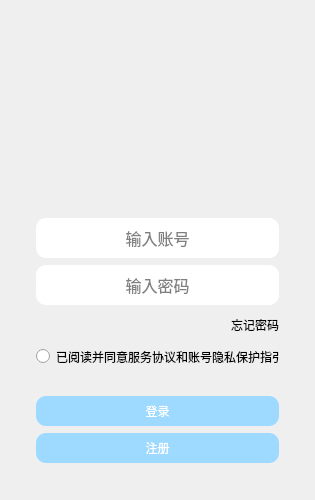
<?xml version="1.0" encoding="UTF-8"?>
<ui version="4.0">
 <class>Login</class>
 <widget class="QDialog" name="Login">
  <property name="geometry">
   <rect>
    <x>0</x>
    <y>0</y>
    <width>315</width>
    <height>500</height>
   </rect>
  </property>
  <property name="minimumSize">
   <size>
    <width>315</width>
    <height>500</height>
   </size>
  </property>
  <property name="maximumSize">
   <size>
    <width>315</width>
    <height>500</height>
   </size>
  </property>
  <property name="windowTitle">
   <string>Dialog</string>
  </property>
  <property name="windowIcon">
   <iconset resource="res/images.qrc">
    <normaloff>:/images/logo.ico</normaloff>:/images/logo.ico</iconset>
  </property>
  <property name="styleSheet">
   <string notr="true">

QLineEdit{
	border：none;
	border-radius:10px;
}

QPushButton{
	background-color: rgb(0, 0, 0, 0);
}

QPushButton#reg_btn,#login_btn{
	background-color: rgb(158, 218, 255);
	color: rgb(255, 255, 255);
	border：none;
	border-radius:10px;
}</string>
  </property>
  <layout class="QHBoxLayout" name="horizontalLayout">
   <item>
    <layout class="QVBoxLayout" name="verticalLayout">
     <property name="spacing">
      <number>7</number>
     </property>
     <property name="leftMargin">
      <number>25</number>
     </property>
     <property name="topMargin">
      <number>12</number>
     </property>
     <property name="rightMargin">
      <number>25</number>
     </property>
     <property name="bottomMargin">
      <number>5</number>
     </property>
     <item>
      <widget class="QWidget" name="widget" native="true">
       <layout class="QGridLayout" name="gridLayout">
        <item row="1" column="0">
         <spacer name="horizontalSpacer">
          <property name="orientation">
           <enum>Qt::Horizontal</enum>
          </property>
          <property name="sizeHint" stdset="0">
           <size>
            <width>40</width>
            <height>20</height>
           </size>
          </property>
         </spacer>
        </item>
        <item row="1" column="1">
         <widget class="QLabel" name="head_label">
          <property name="minimumSize">
           <size>
            <width>150</width>
            <height>150</height>
           </size>
          </property>
          <property name="maximumSize">
           <size>
            <width>145</width>
            <height>150</height>
           </size>
          </property>
          <property name="styleSheet">
           <string notr="true"/>
          </property>
          <property name="text">
           <string/>
          </property>
          <property name="scaledContents">
           <bool>true</bool>
          </property>
          <property name="alignment">
           <set>Qt::AlignCenter</set>
          </property>
          <property name="margin">
           <number>15</number>
          </property>
          <property name="indent">
           <number>-1</number>
          </property>
         </widget>
        </item>
        <item row="1" column="2">
         <spacer name="horizontalSpacer_6">
          <property name="orientation">
           <enum>Qt::Horizontal</enum>
          </property>
          <property name="sizeHint" stdset="0">
           <size>
            <width>40</width>
            <height>20</height>
           </size>
          </property>
         </spacer>
        </item>
        <item row="2" column="1">
         <widget class="QLabel" name="err_tip">
          <property name="text">
           <string/>
          </property>
          <property name="alignment">
           <set>Qt::AlignCenter</set>
          </property>
         </widget>
        </item>
       </layout>
      </widget>
     </item>
     <item>
      <layout class="QHBoxLayout" name="horizontalLayout_2">
       <item>
        <widget class="QLineEdit" name="user_edit">
         <property name="minimumSize">
          <size>
           <width>0</width>
           <height>40</height>
          </size>
         </property>
         <property name="maximumSize">
          <size>
           <width>16777215</width>
           <height>40</height>
          </size>
         </property>
         <property name="font">
          <font>
           <family>幼圆</family>
           <pointsize>12</pointsize>
          </font>
         </property>
         <property name="alignment">
          <set>Qt::AlignCenter</set>
         </property>
         <property name="placeholderText">
          <string>输入账号</string>
         </property>
        </widget>
       </item>
      </layout>
     </item>
     <item>
      <layout class="QHBoxLayout" name="horizontalLayout_3">
       <item>
        <widget class="QLineEdit" name="pass_edit">
         <property name="minimumSize">
          <size>
           <width>0</width>
           <height>40</height>
          </size>
         </property>
         <property name="maximumSize">
          <size>
           <width>16777215</width>
           <height>40</height>
          </size>
         </property>
         <property name="font">
          <font>
           <family>幼圆</family>
           <pointsize>12</pointsize>
          </font>
         </property>
         <property name="styleSheet">
          <string notr="true"/>
         </property>
         <property name="alignment">
          <set>Qt::AlignCenter</set>
         </property>
         <property name="placeholderText">
          <string>输入密码</string>
         </property>
         <property name="cursorMoveStyle">
          <enum>Qt::LogicalMoveStyle</enum>
         </property>
        </widget>
       </item>
      </layout>
     </item>
     <item>
      <layout class="QHBoxLayout" name="horizontalLayout_4">
       <item>
        <spacer name="forget_edit">
         <property name="orientation">
          <enum>Qt::Horizontal</enum>
         </property>
         <property name="sizeHint" stdset="0">
          <size>
           <width>40</width>
           <height>20</height>
          </size>
         </property>
        </spacer>
       </item>
       <item>
        <widget class="ClickedLabel" name="forget_label">
         <property name="minimumSize">
          <size>
           <width>0</width>
           <height>25</height>
          </size>
         </property>
         <property name="maximumSize">
          <size>
           <width>16777215</width>
           <height>25</height>
          </size>
         </property>
         <property name="text">
          <string>忘记密码</string>
         </property>
         <property name="alignment">
          <set>Qt::AlignRight|Qt::AlignTrailing|Qt::AlignVCenter</set>
         </property>
        </widget>
       </item>
      </layout>
     </item>
     <item>
      <widget class="QRadioButton" name="radioButton">
       <property name="minimumSize">
        <size>
         <width>0</width>
         <height>25</height>
        </size>
       </property>
       <property name="maximumSize">
        <size>
         <width>16777215</width>
         <height>25</height>
        </size>
       </property>
       <property name="font">
        <font>
         <family>Microsoft YaHei</family>
        </font>
       </property>
       <property name="text">
        <string>已阅读并同意服务协议和账号隐私保护指引</string>
       </property>
      </widget>
     </item>
     <item>
      <spacer name="verticalSpacer_2">
       <property name="orientation">
        <enum>Qt::Vertical</enum>
       </property>
       <property name="sizeHint" stdset="0">
        <size>
         <width>20</width>
         <height>40</height>
        </size>
       </property>
      </spacer>
     </item>
     <item>
      <layout class="QHBoxLayout" name="horizontalLayout_5">
       <item>
        <widget class="QPushButton" name="login_btn">
         <property name="enabled">
          <bool>false</bool>
         </property>
         <property name="minimumSize">
          <size>
           <width>0</width>
           <height>30</height>
          </size>
         </property>
         <property name="maximumSize">
          <size>
           <width>500</width>
           <height>30</height>
          </size>
         </property>
         <property name="cursor">
          <cursorShape>PointingHandCursor</cursorShape>
         </property>
         <property name="text">
          <string>登录</string>
         </property>
        </widget>
       </item>
      </layout>
     </item>
     <item>
      <layout class="QHBoxLayout" name="horizontalLayout_9">
       <item>
        <widget class="QPushButton" name="reg_btn">
         <property name="enabled">
          <bool>false</bool>
         </property>
         <property name="minimumSize">
          <size>
           <width>0</width>
           <height>30</height>
          </size>
         </property>
         <property name="maximumSize">
          <size>
           <width>500</width>
           <height>30</height>
          </size>
         </property>
         <property name="cursor">
          <cursorShape>PointingHandCursor</cursorShape>
         </property>
         <property name="text">
          <string>注册</string>
         </property>
        </widget>
       </item>
      </layout>
     </item>
     <item>
      <spacer name="verticalSpacer_3">
       <property name="orientation">
        <enum>Qt::Vertical</enum>
       </property>
       <property name="sizeHint" stdset="0">
        <size>
         <width>20</width>
         <height>40</height>
        </size>
       </property>
      </spacer>
     </item>
    </layout>
   </item>
  </layout>
 </widget>
 <customwidgets>
  <customwidget>
   <class>ClickedLabel</class>
   <extends>QLabel</extends>
   <header>D:/app/QT/file/project-chat/clickedlabel.h</header>
  </customwidget>
 </customwidgets>
 <resources>
  <include location="res/images.qrc"/>
 </resources>
 <connections/>
</ui>
